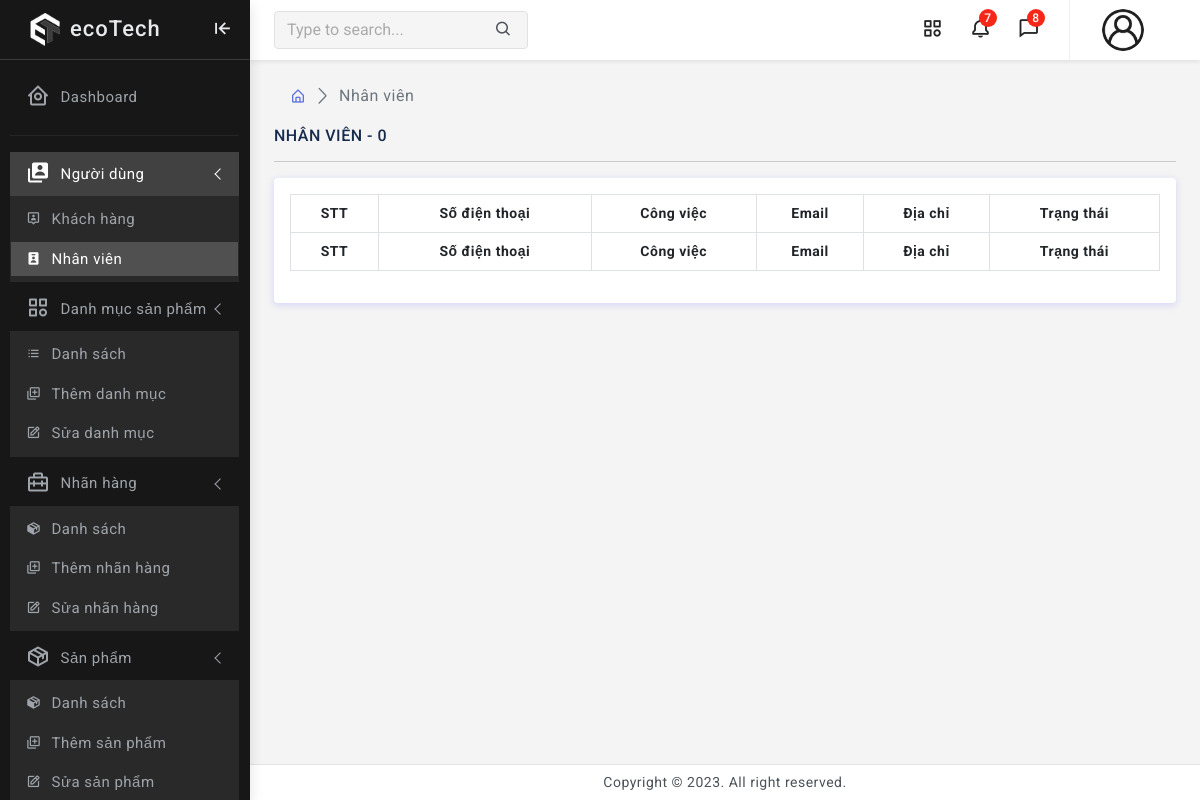
Page /admin/index.php?page=employee on the earlier database version.
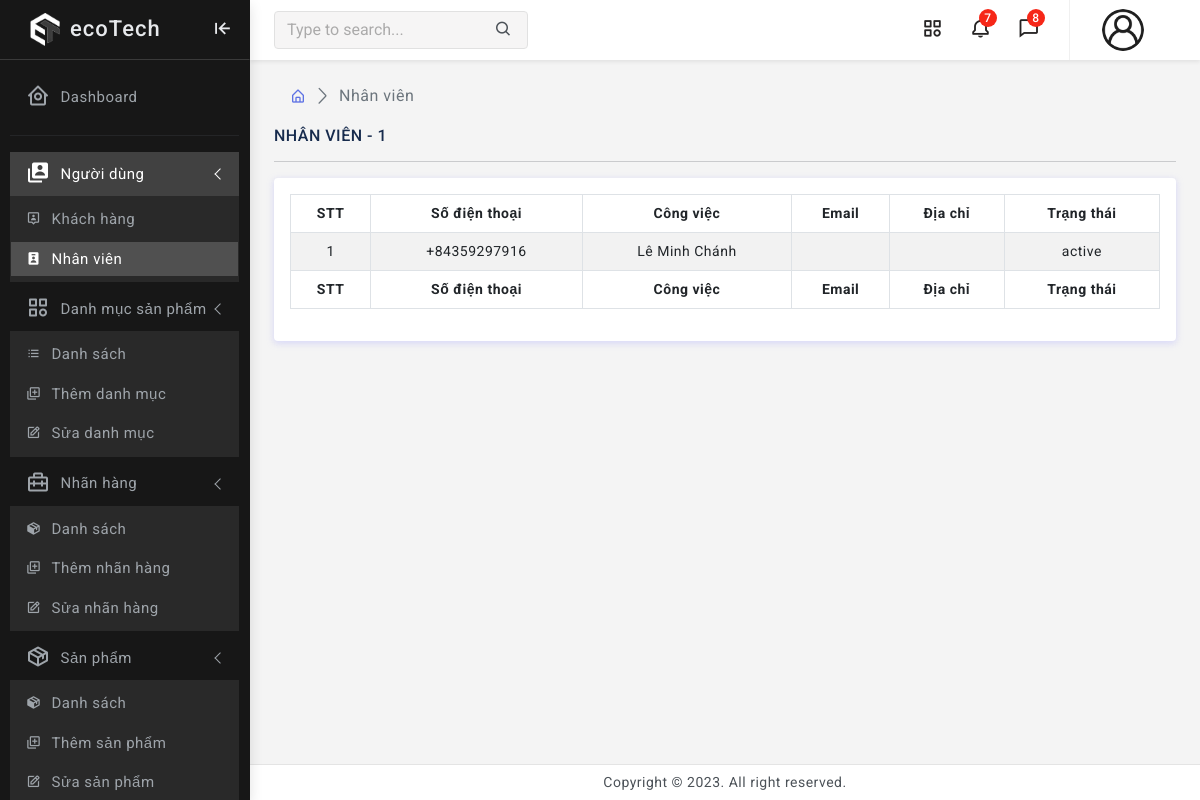
Same page on the later database version.
### tables this page shows
CREATE TABLE USERS(
     
    USER_NAME VARCHAR(50) NOT NULL,
    USER_PASSWORD VARCHAR(50),
    USER_EMAIL VARCHAR(50),
    USER_PHONE VARCHAR(50) NOT NULL,
    USER_ADDRESS VARCHAR(50),
    USER_ROLE int NOT NULL,
    USER_STATE VARCHAR(50) NOT NULL,
    USER_IMAGE VARCHAR(100),
    CREATE_DATE DATE NOT NULL,
    LAST_LOGIN DATE NOT NULL,
    PRIMARY KEY (USER_PHONE),
    FOREIGN KEY (USER_ROLE) REFERENCES ROLES(ROLE_ID)
);

### admin/views/user/employee.php (the view, shortened to what this page needs)
<?php
	$sql_employee = mysqli_query($connect, "
        SELECT USERS.USER_PHONE, USER_NAME , USER_EMAIL, USER_ADDRESS, USER_STATE, COUNT(ORDERS.ORDER_ID) AS num_orders
        FROM USERS
        JOIN ROLES ON USERS.USER_ROLE = ROLES.ROLE_ID
        LEFT JOIN ORDERS ON USERS.USER_PHONE = ORDERS.USER_PHONE
        WHERE ROLE_NAME = 'Admin'
        GROUP BY USERS.USER_PHONE
        ORDER BY USERS.CREATE_DATE DESC, USERS.USER_STATE ASC;
    ");
	$count_employee = mysqli_num_rows($sql_employee);
?>
<div class="page-wrapper">
	<div class="page-content">
		<div class="page-breadcrumb d-none d-sm-flex align-items-center mb-3">
			<div class="ps-3">
				<nav aria-label="breadcrumb">
					<ol class="breadcrumb mb-0 p-0">
						<li class="breadcrumb-item"><a href="./index.php"><i class="bx bx-home-alt"></i></a></li>
						<li class="breadcrumb-item active" aria-current="page">Nhân viên </li>
					</ol>
				</nav>
			</div>
		</div>
		<h6 class="mb-0 text-uppercase">NHÂN VIÊN - <?php echo $count_employee ?> </h6>
		<hr />
		<div class="card">
			<div class="card-body">
				<div class="table-responsive">
					<table id="example" class="table table-striped table-bordered table-hover" style="width:100%">
						<thead>
							<tr class="text-center">
								<th>STT</th>
                                <th>Số điện thoại</th>
								<th>Công việc</th>
								<th>Email</th>
                                <th>Địa chỉ</th>
								<th>Trạng thái</th>
							</tr>
						</thead>
						<tbody>
							<?php
                            $index = 0;
							while ($row_employee = mysqli_fetch_array($sql_employee)) {
                                $index++;
							?>
								<tr class="align-middle">
									<td class="text-center"><?php echo $index ?></td>
									<td class="text-center"><?php echo $row_employee['USER_PHONE'] ?></td>
									<td class="text-center"><?php echo $row_employee['USER_NAME'] ?></td>
									<td class="text-center"><?php echo $row_employee['USER_EMAIL'] ?></td>
									<td><?php echo $row_employee['USER_ADDRESS'] ?></td>
									<td class="text-center"><?php echo $row_employee['USER_STATE'] ?></td>
								</tr>
							<?php
							}
							?>
						</tbody>
						<tfoot>
							<tr class="text-center">
								<th>STT</th>
                                <th>Số điện thoại</th>
								<th>Công việc</th>
								<th>Email</th>
                                <th>Địa chỉ</th>
								<th>Trạng thái</th>
							</tr>
						</tfoot>
					</table>
				</div>
			</div>
		</div>
	</div>
</div>
</div>

Differences in the rows shown:
added users: USER_PHONE "+84359297916", USER_NAME "Lê Minh Chánh", USER_STATE "active"
Other differences:
$count_employee: "0" → "1"
